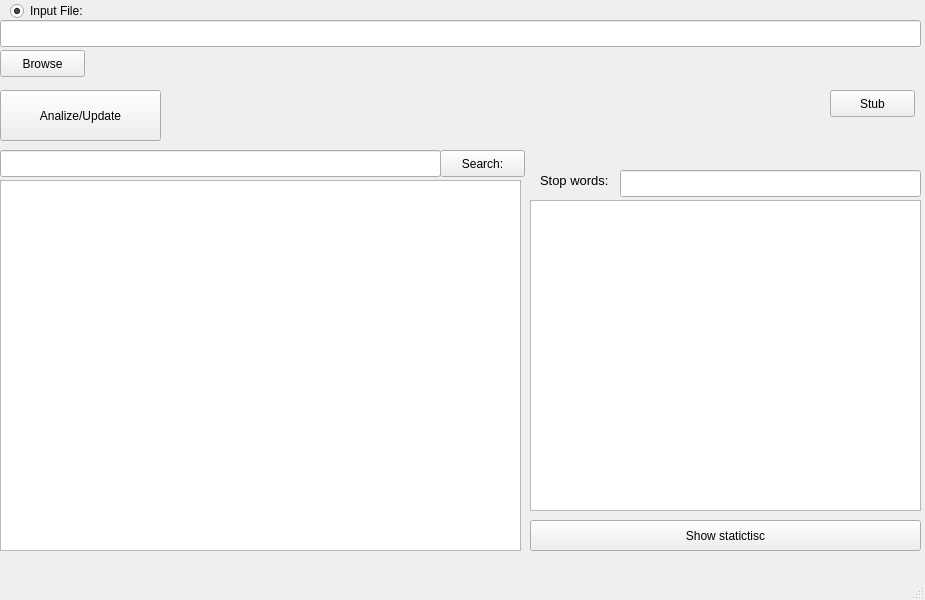
<?xml version="1.0" encoding="UTF-8"?>
<ui version="4.0">
 <class>MainWindow</class>
 <widget class="QMainWindow" name="MainWindow">
  <property name="geometry">
   <rect>
    <x>0</x>
    <y>0</y>
    <width>925</width>
    <height>600</height>
   </rect>
  </property>
  <property name="minimumSize">
   <size>
    <width>925</width>
    <height>600</height>
   </size>
  </property>
  <property name="maximumSize">
   <size>
    <width>925</width>
    <height>600</height>
   </size>
  </property>
  <property name="windowTitle">
   <string>Analize Text</string>
  </property>
  <widget class="QWidget" name="centralwidget">
   <widget class="QPushButton" name="pickFileButt">
    <property name="geometry">
     <rect>
      <x>0</x>
      <y>50</y>
      <width>85</width>
      <height>27</height>
     </rect>
    </property>
    <property name="text">
     <string>Browse</string>
    </property>
   </widget>
   <widget class="QPushButton" name="pushButton_PickFileButt2">
    <property name="geometry">
     <rect>
      <x>830</x>
      <y>90</y>
      <width>85</width>
      <height>27</height>
     </rect>
    </property>
    <property name="text">
     <string>Stub</string>
    </property>
   </widget>
   <widget class="QPushButton" name="pushButton_Stats">
    <property name="geometry">
     <rect>
      <x>530</x>
      <y>520</y>
      <width>391</width>
      <height>31</height>
     </rect>
    </property>
    <property name="text">
     <string>Show statictisc</string>
    </property>
   </widget>
   <widget class="QPushButton" name="pushButton_SearchButt">
    <property name="geometry">
     <rect>
      <x>440</x>
      <y>150</y>
      <width>85</width>
      <height>27</height>
     </rect>
    </property>
    <property name="text">
     <string>Search:</string>
    </property>
   </widget>
   <widget class="QLineEdit" name="lineEdit_InputFile">
    <property name="geometry">
     <rect>
      <x>0</x>
      <y>20</y>
      <width>921</width>
      <height>27</height>
     </rect>
    </property>
   </widget>
   <widget class="QLineEdit" name="lineEdit_StopWords">
    <property name="geometry">
     <rect>
      <x>620</x>
      <y>170</y>
      <width>301</width>
      <height>27</height>
     </rect>
    </property>
   </widget>
   <widget class="QRadioButton" name="radioButton">
    <property name="geometry">
     <rect>
      <x>10</x>
      <y>0</y>
      <width>102</width>
      <height>22</height>
     </rect>
    </property>
    <property name="text">
     <string>Input File:</string>
    </property>
    <property name="checked">
     <bool>true</bool>
    </property>
   </widget>
   <widget class="QPlainTextEdit" name="plainTextEdit_Main">
    <property name="geometry">
     <rect>
      <x>0</x>
      <y>180</y>
      <width>521</width>
      <height>371</height>
     </rect>
    </property>
    <property name="lineWrapMode">
     <enum>QPlainTextEdit::NoWrap</enum>
    </property>
   </widget>
   <widget class="QTableWidget" name="tableWidget">
    <property name="geometry">
     <rect>
      <x>530</x>
      <y>200</y>
      <width>391</width>
      <height>311</height>
     </rect>
    </property>
   </widget>
   <widget class="QLineEdit" name="lineEdit_SearchWords">
    <property name="geometry">
     <rect>
      <x>0</x>
      <y>150</y>
      <width>441</width>
      <height>27</height>
     </rect>
    </property>
   </widget>
   <widget class="QPushButton" name="pushButton_Proceed">
    <property name="geometry">
     <rect>
      <x>0</x>
      <y>90</y>
      <width>161</width>
      <height>51</height>
     </rect>
    </property>
    <property name="text">
     <string>Analize/Update</string>
    </property>
   </widget>
   <widget class="QLabel" name="label">
    <property name="geometry">
     <rect>
      <x>540</x>
      <y>170</y>
      <width>91</width>
      <height>20</height>
     </rect>
    </property>
    <property name="font">
     <font>
      <pointsize>10</pointsize>
     </font>
    </property>
    <property name="text">
     <string>Stop words:</string>
    </property>
   </widget>
  </widget>
  <widget class="QMenuBar" name="menubar">
   <property name="geometry">
    <rect>
     <x>0</x>
     <y>0</y>
     <width>925</width>
     <height>27</height>
    </rect>
   </property>
  </widget>
  <widget class="QStatusBar" name="statusbar"/>
 </widget>
 <resources/>
 <connections/>
</ui>
